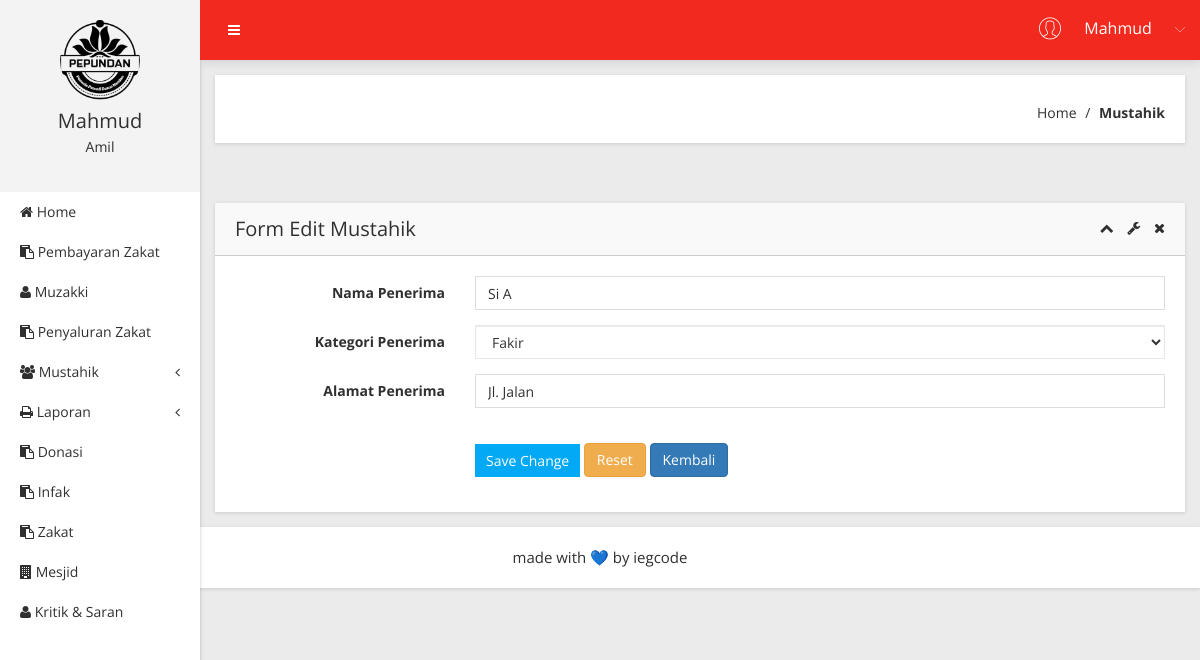
/Penerima/form_edit/1 (signed in), run on the app's committed database.
### tables this page shows
CREATE TABLE `t_penerima` (
  `id_penerima` int(11) NOT NULL,
  `nama_penerima` varchar(30) NOT NULL,
  `kategori` varchar(20) NOT NULL,
  `alamat_penerima` varchar(30) NOT NULL,
  `status` varchar(1) NOT NULL
);

### app/core/controller.php (called while the page is built, shortened)
<?php
class controller {
	public function view($view, $data = [])
	{
		require_once 'app/views/' . $view .'.php';
	}
	public function model ($model)
	{
		return new $model;
	}
}

### app/controllers/Penerima.php (called while the page is built, shortened)
<?php
class Penerima extends Controller {
	public function form_edit($id)
	{
		$data['judul'] = 'Detail Penerima';
		$data['pnr'] = $this->model('Penerima_model')->ambilDataPenerima($id);
		$this->view('Penerima/form_edit', $data);
	}
}

### app/core/app.php (called while the page is built, shortened)
<?php
class app {
	protected $method = 'index';
	protected $params = [];
	public function __construct ()
	{
		$url = $this->parseURL();
		if (file_exists('app/controllers/' . $url[0] . '.php')) {
			unset($url[0]);
		}
		$this->controller = new $this->controller;
		if (isset($url[1])) {
          if (method_exists($this->controller, $url[1])) {				$this->method = $url[1];
           unset($url[1]);
       }
   }
   if ( !empty($url)) {
     $this->params = array_values($url);
 }
 call_user_func_array([$this->controller, $this->method], $this->params);
}
public function parseURL()
{
  if (isset($_GET['url'])) {
     $url = rtrim($_GET['url'], '/');
     $url = filter_var($url, FILTER_SANITIZE_URL);
     $url = explode('/', $url);
     return $url;
 }
}
}

### index.php (called while the page is built, shortened)
<?php
$app = new app;

### app/core/database.php (called while the page is built, shortened)
<?php
class Database {
	private $host = DB_HOST;
	private $user = DB_USER;
	private $pass = DB_PASS;
	private $db_name = DB_NAME;
PRIVATE $dbh;
private $stmt;
	public function __construct()
	{
		$dsn = 'mysql:host=' .$this->host. ';dbname=' .$this->db_name;
		$option= [
			PDO::ATTR_PERSISTENT =>true,
			PDO::ATTR_ERRMODE => PDO::ERRMODE_EXCEPTION
		];
		try{
			$this->dbh = new PDO($dsn, $this->user, $this->pass, $option);
		} catch(PDOException $e) {
			die($e->getMessage());
		}
	}
public function query($query){
	$this->stmt= $this->dbh->prepare($query);
}
public function bind($param, $value, $type= null){
if(is_null($type)){
	switch ( true ) {
			default :
			$type = PDO::PARAM_STR;
	}
}
$this->stmt->bindValue($param,$value,$type);
}
public function execute()
{
	$this->stmt->execute();
}
public function single()
{
	$this->execute();
	return $this->stmt->fetchALL(PDO::FETCH_ASSOC);
}
}
?>

### app/models/Penerima_model.php (called while the page is built, shortened)
<?php
class Penerima_model {
	private $table='t_penerima';
	private $db;
	public function __construct(){
		$this->db = new database;
	}
	public function ambilDataPenerima($id)
	{
		$this->db->query('SELECT * FROM '.$this-> table .' WHERE id_penerima=:id_penerima');
		$this->db->bind('id_penerima',$id);
		return $this->db->single();
	}
}

### app/views/Penerima/form_edit.php (the view, shortened to what this page needs)
<?php foreach( $data['pnr'] as $dt ) : ?>
<?php endforeach;?>
            <div class="breadcome-area mg-b-30 small-dn">
                <div class="container-fluid">
                    <div class="row">
                        <div class="col-lg-12">
                            <div class="breadcome-list shadow-reset">
                                <div class="row">
                                    <div class="col-lg-6">
                                        <div class="breadcome-heading">
                                        </div>
                                    </div>
                                    <div class="col-lg-6">
                                        <ul class="breadcome-menu">
                                            <li><a href="<?=BASEURL;?>/home_index">Home</a> <span class="bread-slash">/</span>
                                            </li>
                                            <li><span class="bread-blod">Mustahik</span>
                                            </li>
                                        </ul>
                                    </div>
                                </div>
                            </div>
                        </div>
                    </div>
                </div>
            </div>
            <div class="data-table-area mg-b-15">
                <div class="container-fluid">
                    <div class="row">
                        <div class="col-lg-12">
                            <div class="sparkline12-list shadow-reset mg-t-30">
                                <div class="sparkline12-hd">
                                    <div class="main-sparkline12-hd">
                                        <h1>Form Edit Mustahik</h1>
                                        <div class="sparkline12-outline-icon">
                                            <span class="sparkline12-collapse-link"><i class="fa fa-chevron-up"></i></span>
                                            <span><i class="fa fa-wrench"></i></span>
                                            <span class="sparkline12-collapse-close"><i class="fa fa-times"></i></span>
                                        </div>
                                    </div>
                                </div>
                                <div class="sparkline12-graph">
                                    <div class="basic-login-form-ad">
                                        <div class="row">
                                            <div class="col-lg-12">
                                                <div class="all-form-element-inner">
      <form action="<?= BASEURL; ?>/Penerima/edit_data" method="POST">
          <div class="form-group-inner">
              <div class="row">
                  <div class="col-lg-3">
                      <label class="login2 pull-right pull-right-pro">Nama Penerima</label>
                  </div>
                  <div class="col-lg-9">
                      <div class="form-select-list">
                          <input type="text" name="nama_penerima" required="required" class="form-control" value="<?= $dt['nama_penerima']?>">
                      </div>
                  </div>
              </div>
          </div>
          <div class="form-group-inner">
              <div class="row">
                  <div class="col-lg-3">
                      <label class="login2 pull-right pull-right-pro">Kategori Penerima</label>
                  </div>
                  <div class="col-lg-9">
                      <div class="form-select-list">
                          <select name="kategori" class="form-control">
                            <option value="Fakir" <?php if( $dt['kategori']=='Fakir'){echo "selected"; } ?>>Fakir</option>
                          </select>
                      </div>
                  </div>
              </div>
          </div>
          <div class="form-group-inner">
              <div class="row">
                  <div class="col-lg-3">
                      <label class="login2 pull-right pull-right-pro">Alamat Penerima</label>
                  </div>
                  <div class="col-lg-9">
                      <div class="form-select-list">
                          <input id="middle-name" class="form-control" type="text" name="alamat_penerima"  value="<?= $dt['alamat_penerima']?>">
                      </div>
                  </div>
              </div>
          </div>
          <div class="form-group-inner">
              <div class="login-btn-inner">
                  <div class="row">
                      <div class="col-lg-3"></div>
                      <div class="col-lg-9">
                          <div class="login-horizental cancel-wp pull-left">
                              <button class="btn btn-sm btn-primary login-submit-cs" type="submit">Save Change</button>
                              <button class="btn btn-warning" type="reset">Reset</button>
                              <a href="<?= BASEURL; ?>/Penerima/"  button type="button" class="btn btn-primary">Kembali</a>
                          </div>
                      </div>
                  </div>
              </div>
          </div>
      </form>
                                                </div>
                                            </div>
                                        </div>
                                    </div>
                                </div>
                            </div>
                        </div>
                    </div>
                </div>
            </div>
        </div>
    </div>

### data on the page
t_penerima: nama_penerima "Si A", kategori "Fakir", alamat_penerima "Jl. Jalan"

### other printed values
$_SESSION['username'] "Mahmud"
$level "Amil"
